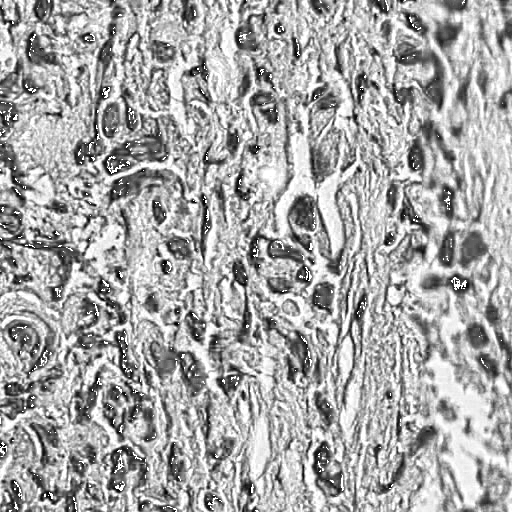
#> input picture eosin.png, 512 x 512 px
$ python -i opencv_utils.py   (imports and definitions only)   (older library calls are emulated)
#> lines starting #> are read from the running program, lines starting #| are printed output that depends on the picture; after the words box and inside, x2 and y2 are one past the last pixel; in counts of white or black regions, pixels touching at a corner belong together
#> further down, picture is the input picture: shape (512, 512, 3); min 0, max 255, mean 167.2
# @Time    : 2019.10.15
# @Author  : Bohrium.Kwong
# @Licence : bio-totem


import cv2
import numpy as np

# Based on opencv-python==4.1.0.25
class OpenCV:
    def __init__(self, im):
        self._im = im

    def gray_binary(self, thresh=230, show=False):
        """
        convert image to binary image after gray scale
        :param thresh: binary image threshold
        :param show: show the binary dynamically
        :return:
        """
#> called with thresh = 230, show = False
        if len(self._im.shape) >2 :
            gray = cv2.cvtColor(self._im, cv2.COLOR_RGB2GRAY)
        else:
            gray = np.uint8(self._im)
        blurred = cv2.GaussianBlur(gray, (5,5), 0)
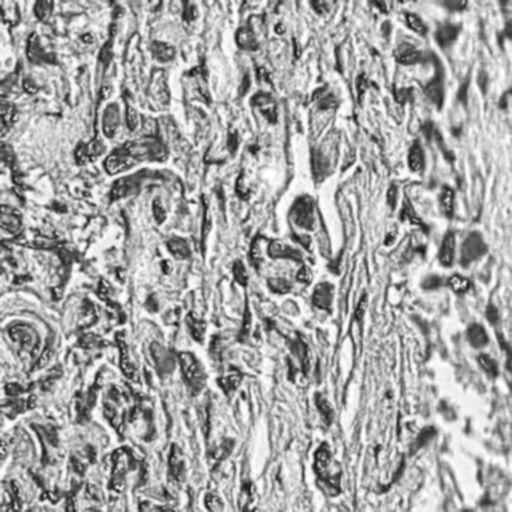
#> blurred: shape (512, 512); min 13, max 255, mean 167.1
        binary = cv2.threshold(blurred, thresh, 255, cv2.THRESH_BINARY_INV)[1]
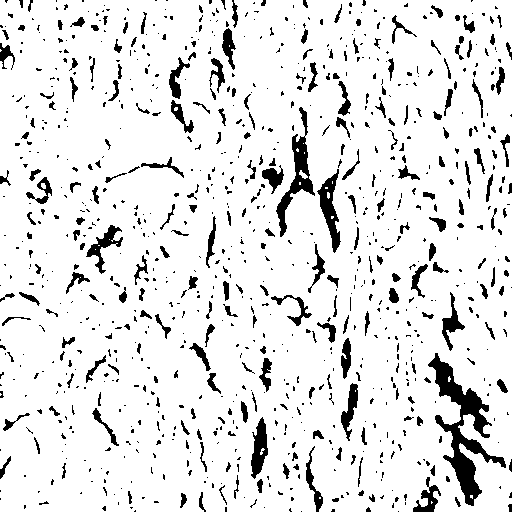
#> binary: shape (512, 512); 89.7% white; 943 black regions (685 under 20 px)

        def binary_theshold(threshold):
            self.binary = cv2.threshold(blurred, threshold, 255, cv2.THRESH_BINARY_INV)[1]
            cv2.imshow("binary image", self.binary)

        if show:
            self.window_name = "binary image"
            cv2.namedWindow(self.window_name, 0)
            cv2.resizeWindow(self.window_name, 640, 480)
            cv2.createTrackbar("binary threshold", self.window_name, 100, 255, binary_theshold)
            binary_theshold(100)

        return binary

    # [38 lines left out: function erode_dilate, not called in this run]

    def find_contours(self,is_binary = False,is_erode_dilate = False,mode=3):
        """
        get the points of contours
        :param morphology: output of self.erode_dilate
        :return:
        """
        if is_binary:
            morphology = np.uint8(self._im)
        else:
            morphology = self.gray_binary(thresh=230, show=False)
        if is_erode_dilate:
            morphology = self.erode_dilate(morphology, erode_iter=0, dilate_iter=3, show=False)
        morphology = cv2.copyMakeBorder(morphology,0,0,0,0,cv2.BORDER_CONSTANT,value=0)


        # 这里传参要设置成int类型
        # https://docs.opencv.org/4.1.0/d3/dc0/group__imgproc__shape.html#gadf1ad6a0b82947fa1fe3c3d497f260e0
        # https://docs.opencv.org/4.1.0/d3/dc0/group__imgproc__shape.html#ga819779b9857cc2f8601e6526a3a5bc71
        if not isinstance(mode,int):
            mode_dic = {'RETR_EXTERNAL':0, 'RETR_LIST':1, 'RETR_CCOMP':2, 'RETR_TREE':3, 'RETR_FLOODFILL':4}
            mode = mode_dic[mode]
        # 本来指定使用版本是4.x，但考虑到很多人用的依旧是3.X,所以针对findContours的用法对两个版本都做了兼容处理.By Kwong 20190730
        if cv2.__version__[0]=='4':
            cnts, _ = cv2.findContours(morphology.copy(),mode=mode,method=cv2.CHAIN_APPROX_SIMPLE)
#> cnts = 999 contours, 649 with area under 20; largest, box (x1, y1, x2, y2) and area: (0, 0, 512, 512) 259249, (427, 352, 507, 507) 3524, (275, 133, 316, 238) 1314, (316, 168, 342, 254) 924, (250, 416, 269, 480) 700
        else:
            _, cnts , _ = cv2.findContours(morphology.copy(),mode=mode,method=cv2.CHAIN_APPROX_SIMPLE)
        return cnts

    # [52 lines left out: functions draw_contours, extract_contours, resize, not called in this run]

>>> import cv2
>>> picture = cv2.cvtColor(cv2.imread('../eosin.png'), cv2.COLOR_BGR2RGB)
>>> result = OpenCV(picture).find_contours()
#> result has the same summary as cnts in find_contours

$ run again, on hematoxylin.png
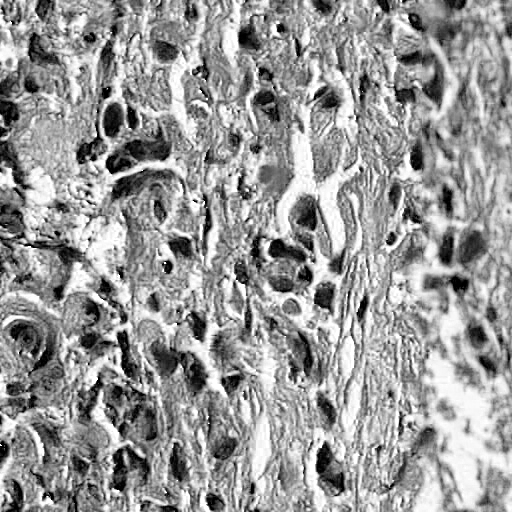
#> input picture hematoxylin.png, 512 x 512 px
#> picture is the input picture: shape (512, 512, 3); min 0, max 255, mean 152.7
#> in gray_binary, `blurred = cv2.GaussianBlur(gray, (5,5), 0)`:
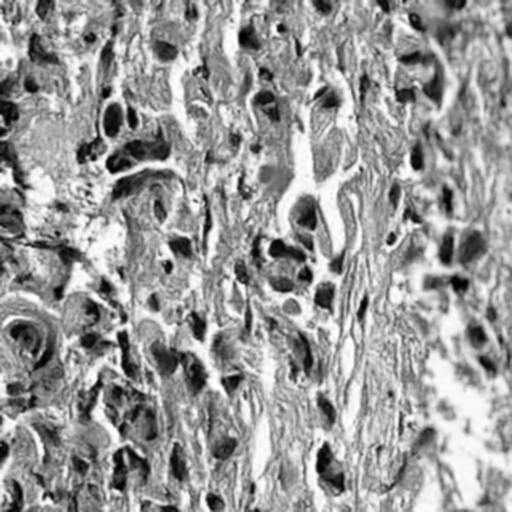
#> blurred: shape (512, 512); min 0, max 255, mean 152.7
#> in gray_binary, `binary = cv2.threshold(blurred, thresh, 255, cv2.THRESH_BINARY_INV)[1]`:
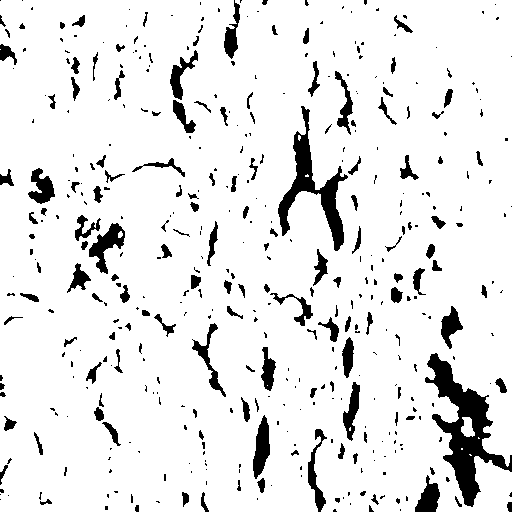
#> binary: shape (512, 512); 90.7% white; 435 black regions (280 under 20 px)
#> cnts = 443 contours, 264 with area under 20; largest, box (x1, y1, x2, y2) and area: (0, 0, 512, 512) 253992, (277, 105, 349, 252) 2818, (88, 222, 126, 275) 844, (252, 414, 271, 480) 731, (191, 322, 227, 398) 602
#> result has the same summary as cnts in find_contours
